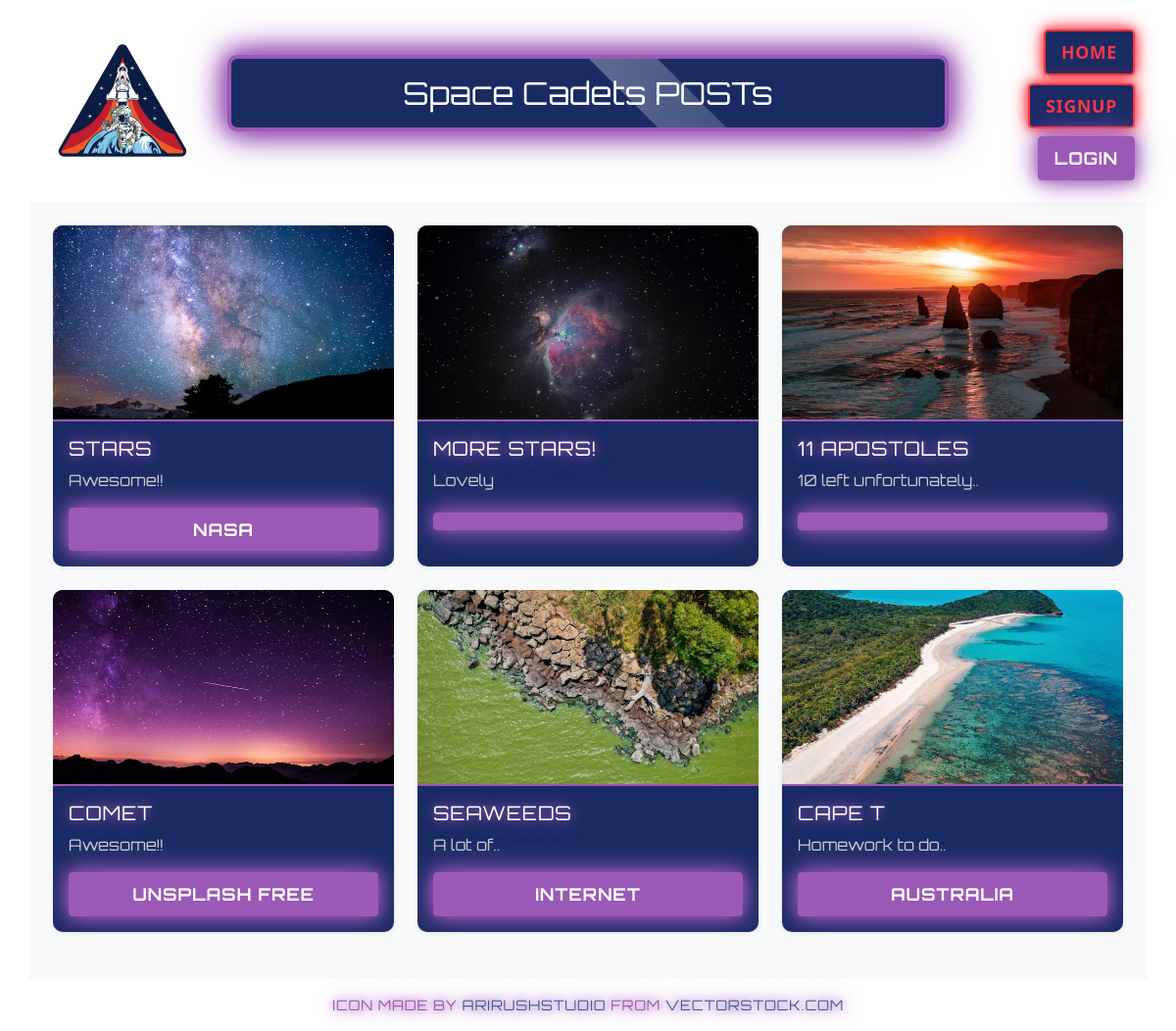
/posts.php, run on the app's committed database.
### tables this page shows
CREATE TABLE `posts` (
  `id` int(11) NOT NULL,
  `title` tinytext,
  `subject` varchar(100) DEFAULT NULL,
  `imagename` varchar(255) DEFAULT NULL,
  `comment` text,
  `imagepath` text,
  `reference` tinytext
);

### posts.php (the view, shortened to what this page needs)
<?php
  require "templates/header.php";
?>
<main class="container p-4 bg-light mt-3">
  <?php
    require './includes/connect.inc.php';
    $sql = "SELECT id, title, subject, imagename, comment, imagepath, reference FROM posts";
    $result = $conn->query($sql);
  ?>
  <?php
    if($result->num_rows > 0){
      echo '<div class="row">';
      while($row = $result->fetch_assoc()) {
        echo '
          <div class="col-md-4 mb-4">
            <div class="card border-0 shadow-sm h-100">
              <img src="./public/uploads/posts/' . $row['imagename'] . '" class="card-img-top img-fluid" alt="' . $row['title'] . '" style="height: 200px; object-fit: cover;">
              <div class="card-body">
                <h5 class="card-title">' . $row['title'] . '</h5>
                <p class="card-text">' . $row['comment'] . '</p>
                <a href="' . $row['imagepath'] . '" class="btn btn-primary w-100" target="_blank">' . $row['reference'] . '</a>';
        echo '
              </div>
            </div>
          </div>
        ';
      }
      echo '</div>';
    }
  ?>
</main>
<?php
  require "templates/footer.php";
?>

### templates/header.php (shortened to what this page needs)
<!DOCTYPE html>
<html lang="en">
<head>
  <link href="https://cdn.jsdelivr.net/npm/bootstrap@5.1.1/dist/css/bootstrap.min.css" rel="stylesheet">
  <link rel="stylesheet" href="./styles.css">
</head>
<body>
  <header class="container mt-4">
    <div class="row align-items-center">
      <div class="col-2">
        <img src="./public/assets/rocket.svg" alt="rocket" class="img-fluid">
      </div>
      <div class="col-8 text-center">
        <h1 class="futuristic-title">Space Cadets POSTs</h1>
      </div>
      <div class="col-2">
        <ul class="nav justify-content-end">
          <li class="nav-item">
            <a class="nav-link active" href="index.php">Home</a>
          </li>
          <?php
            if(isset($_SESSION['userId'])){
              echo '<li class="nav-item">
                <a class="nav-link" href="createpost.php">Create Post</a>
              </li>
              <li class="nav-item">
                <form action="includes/logout.inc.php" method="POST">
                  <button type="submit" class="nav-link logout-button">Logout</button>
                </form>
              </li>';
            }
            else {
              echo '<li class="nav-item">
                <a class="nav-link active" href="signup.php">Signup</a>
              </li>
              <li class="nav-item">
                <button type="button" class="btn btn-primary" data-bs-toggle="modal" data-bs-target="#login-modal">
                  Login
                </button>
              </li>';
            }
          ?>
        </ul>
      </div>
    </div>
  </header>

### templates/footer.php (shortened to what this page needs)
<small class="futuristic-attribution text-center d-block my-3">
    Icon made by <a href="https://www.vectorstock.com/royalty-free-vector/flight-patch-badge-logo-design-vector-30481040" target="_blank" rel="noopener noreferrer">arirushstudio</a> from <a href="https://www.vectorstock.com/" target="_blank" rel="noopener noreferrer">VectorStock.com</a>
</small>
</body>
</html>

### styles.css (style rules this page uses)
.futuristic-title { font-family: 'Orbitron', sans-serif; color: #fff; font-size: 2rem; background-color: #1A2B63; padding: 1rem; border: 4px solid #9B59B6; border-radius: 10px; box-shadow: 0 0 20px #9B59B6, 0 0 30px #9B59B6, 0 0 40px #9B59B6; position: relative; overflow: hidden; }
.futuristic-title::before, .futuristic-title::after { content: ''; position: absolute; width: 100%; height: 100%; top: -100%; left: 0; background: linear-gradient(90deg, transparent, rgba(255, 255, 255, 0.3), transparent); transform: skewY(45deg); transition: all 0.5s; pointer-events: none; }
.futuristic-title::after { top: 100%; left: 100%; transition-delay: 0.55s; }
.nav-link { font-weight: bold; font-size: 1.1rem; color: #FFFFFF; text-transform: uppercase; letter-spacing: 0.05rem; padding: 0.5rem 1rem; transition: color 0.3s ease, background-color 0.3s ease; border: 2px solid transparent; margin-bottom: 0.5rem; }
.nav-link.active { color: #FE3745; background-color: #1A2B63; border-color: #FE3745; border-radius: 5px; box-shadow: 0 0 10px #FE3745, 0 0 20px #FE3745; margin-bottom: 0.5rem; }
.btn-primary { color: #FFFFFF; background-color: #28a745; border-color: #28a745; font-weight: bold; font-size: 1.1rem; text-transform: uppercase; letter-spacing: 0.05rem; padding: 0.5rem 1rem; transition: background-color 0.3s ease, box-shadow 0.3s ease; }
.futuristic-attribution { font-family: 'Orbitron', sans-serif; color: #9B59B6; text-transform: uppercase; font-size: 0.9rem; letter-spacing: 0.05rem; text-shadow: 0 0 10px #9B59B6, 0 0 20px #9B59B6; }
.futuristic-attribution a { color: #FE3745; text-decoration: none; transition: color 0.3s ease, text-shadow 0.3s ease; }
h1 { margin-top: -1rem; font-weight: lighter; color: #000000; }
h5 { font-weight: lighter; }
main, section { width: 80vw; max-width: 100%; margin: 0 auto; }
a:link { color: #445EA0; }
.btn-primary { color: #fff !important; background-color: #FE3745; border-color: #FE3745; }
.card { background-color: #1A2B63; border: 2px solid #9B59B6; border-radius: 10px; box-shadow: 0 0 15px #9B59B6, 0 0 30px #9B59B6, 0 0 45px #9B59B6; overflow: hidden; transition: transform 0.3s ease, box-shadow 0.3s ease; }
.card-img-top { border-bottom: 2px solid #9B59B6; }
.card-title { font-family: 'Orbitron', sans-serif; color: #FFFFFF; text-transform: uppercase; letter-spacing: 0.05rem; text-shadow: 0 0 10px #9B59B6, 0 0 20px #9B59B6; }
.card-text { font-family: 'Orbitron', sans-serif; color: #CCCCCC; }
.btn-primary { font-family: 'Orbitron', sans-serif; background-color: #9B59B6; border-color: #9B59B6; text-transform: uppercase; letter-spacing: 0.05rem; box-shadow: 0 0 15px #9B59B6, 0 0 30px #9B59B6; }

### data on the page
posts: imagename (picture), title "STARS", comment "Awesome!!", reference "NASA"
posts: imagename (picture), title "MORE STARS!", comment "Lovely"
posts: imagename (picture), title "11 APOSTOLES", comment "10 left unfortunately.."
posts: imagename (picture), title "COMET", comment "Awesome!!", reference "UNSPLASH FREE"
posts: imagename (picture), title "SEAWEEDS", comment "A lot of..", reference "INTERNET"
posts: imagename (picture), title "CAPE T", comment "Homework to do..", reference "AUSTRALIA"
